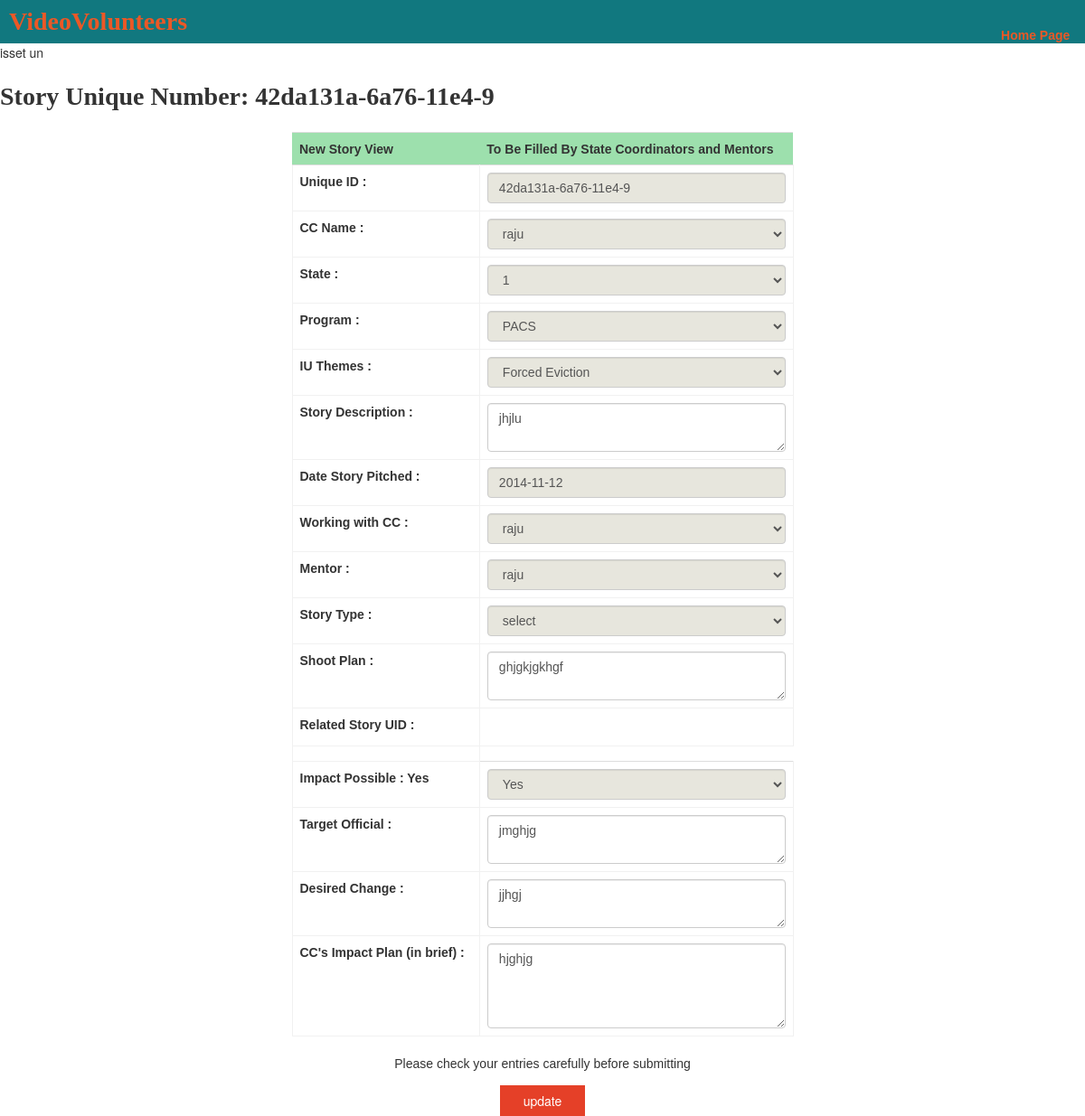
Screenshot of /newStoryView.php?un=42da131a-6a76-11e4-9 with the database file from the repository.
### tables this page shows
CREATE TABLE `tracker` (
  `UID` varchar(20) NOT NULL,
  `ccname` varchar(20) DEFAULT NULL,
  `state` varchar(20) DEFAULT NULL,
  `program` varchar(30) DEFAULT NULL,
  `iutheme` varchar(20) DEFAULT NULL,
  `description` varchar(200) DEFAULT NULL,
  `storydate` date DEFAULT NULL,
  `ccpair` varchar(30) DEFAULT NULL,
  `mentor` varchar(30) DEFAULT NULL,
  `storytype` varchar(20) DEFAULT NULL,
  `shootplan` varchar(500) DEFAULT NULL,
  `relateduid` varchar(20) DEFAULT NULL,
  `impactpossible` varchar(5) DEFAULT NULL,
  `targetofficial` varchar(30) DEFAULT NULL,
  `desiredchange` varchar(300) DEFAULT NULL,
  `impactplan` varchar(300) DEFAULT NULL,
  `impactfollowup` varchar(5) DEFAULT NULL,
  `impactfollowupnotes` varchar(300) DEFAULT NULL,
  `impactprocess` varchar(300) DEFAULT NULL,
  `impactstatus` varchar(20) DEFAULT NULL,
  `impactdate` date DEFAULT NULL,
  `screeningdone` varchar(5) DEFAULT NULL,
  `screeningheadcount` int(20) DEFAULT NULL,
  `screeningnotes` varchar(300) DEFAULT NULL,
  `officialinvolved` int(20) DEFAULT NULL,
  `officialsatscreening` int(20) DEFAULT NULL,
  `ofiicialscreeningnotes` varchar(300) DEFAULT NULL,
  `collaborations` varchar(300) DEFAULT NULL,
  `peopleinvolved` int(20) DEFAULT NULL,
  `peopleimpacted` int(20) DEFAULT NULL,
  `villagesimpacted` int(20) DEFAULT NULL,
  `videofoldertitle` varchar(100) DEFAULT NULL,
  `footageinstate` date DEFAULT NULL,
  `assignededitor` varchar(30) DEFAULT NULL,
  `footagefromstate` date DEFAULT NULL,
  `editedvideofromstate` date DEFAULT NULL,
  `editstatus` varchar(20) DEFAULT NULL,
  `footagereview` varchar(300) DEFAULT NULL,
  `roughcutreview` varchar(300) DEFAULT NULL,
  `footagerating` int(10) DEFAULT NULL,
  `paymentapproved` varchar(5) DEFAULT NULL,
  `roughcutdate` date DEFAULT NULL,
  `editdate` date DEFAULT NULL,
  `finalvideorating` int(10) DEFAULT NULL,
  `bonus` varchar(5) DEFAULT NULL,
  `youtubedate` date DEFAULT NULL,
  `youtubeurl` varchar(120) DEFAULT NULL,
  `iupublishdate` date DEFAULT NULL,
  `videotitle` varchar(30) DEFAULT NULL,
  `subtitleneeded` varchar(5) DEFAULT NULL,
  `secondaryiuissue` varchar(30) DEFAULT NULL,
  `subcategory` varchar(30) DEFAULT NULL,
  `project` varchar(30) DEFAULT NULL,
  `blognotes` varchar(50) DEFAULT NULL,
  `flag` varchar(20) DEFAULT NULL,
  `flagnotes` varchar(200) DEFAULT NULL,
  PRIMARY KEY (`UID`)
);

### model/dbcon.php (called while the page is built, shortened)
<?php
function dbopen(){
	$host="localhost";
	$username="root";
	$password="root";
	$db_name="videovol";
	$db= new mysqli($host, $username, $password, $db_name);
	return($db);
}
function getAsAssocArray($sql) {
	$db=dbopen();
	$result = mysqli_query($db, $sql);
	$data = mysqli_fetch_assoc($result);
	return $data;
}
?>

### model/StoryDB.php (called while the page is built, shortened)
<?php include_once('../model/dbcon.php');
function getStoryByUniqueNumber($un){
	$sql = "select UID,ccname,state,program,iutheme,description,storydate,ccpair,mentor,storytype,shootplan,impactpossible,targetofficial,desiredchange,impactplan from tracker where UID = '" . $un . "'";
return getAsAssocArray($sql);
}
?>

### public/newStoryView.php (the view, shortened to what this page needs)
<?php
include('header.php');
include_once("../model/StoryDB.php");
include_once("util.php");
if (isset($_GET['un'])) {
    $un = $_GET['un'];
	echo "isset un";
	$storyData = getStoryByUniqueNumber($un);
}
?>
<h1><?php if (isset($un)) echo "Story Unique Number: ". $un; ?></h1>
<body>
		<div class="col-md-12">
			<div class="col-md-3">
			</div>
			<div class="col-md-6" >
				<table class="table table-hover">
				<form name="creatStory-form" method="GET" action="index.php">
					<thead><tr><th>New Story View</th><th>To Be Filled By State Coordinators and Mentors</th><tr>
					<tr>
						<td valign="top"><label for="">Unique ID :</label>
						</td>
						<td>
							<input type="text" name="uniquenumber" class="form-control form-color"
<?php if (isset($storyData)) echo "value= \"" . $un . "\""; ?> placeholder="enter Unique ID here">
						</td>
					</tr>
					<tr>
						<td valign="top"><label for="">CC Name :</label>
						</td>
						<td>
							<select name="ccname" class="form-control form-color">
								<?php if(isset($storyData))
								{
								echo "<option value = '" . $storyData['ccname'] . "'>".$storyData['ccname']."</option>";
							    }
								else{
                    echo "<option value='1'>CCname</option>";
                         foreach(getNames() as $ccname)
                            echo '<option value="'.$ccname.'">'.$ccname.'
                    </option>';
                }
                        ?>
                </select>
						</td>
					</tr>
					<tr>
						<td valign="top"><label for="">State :</label>
						</td>
						<td>
							<select name="state" class="form-control form-color">
								<?php if(isset($storyData))
								{
								echo "<option value = '" . $storyData['state'] . "'>".$storyData['state']."</option>";
							    }
								else
								{
                   				 	echo "<option value='1'>State</option>";
								 	foreach(getstate() as $location)
									echo '<option value ="'.$location.'">'.$location.'
									</option>';
								}
							?>
						</select>
						</td>
					</tr>
					<tr>
						<td valign="top"><label for="">Program :</label>
						</td>
						<td>
							<select name="program" class="form-control form-color">
								<?php $value = $storyData['program']; ?>
													<option value="PACS"
									<?php if (strcmp($value, "PACS") == 0) echo " selected "; ?>
									   >PACS</option>
							</select>
						</td>
					</tr>
					<tr>
						<td valign="top"><label for="">IU Themes :</label>
						</td>
						<td>
							<select name = "iutheme"class="form-control form-color">
								<?php $theme = $storyData['iutheme']; ?>
								<option value="Forced Eviction"
									<?php if (strcmp($theme, "Forced Eviction") == 0) echo " selected "; ?>
									   >Forced Eviction</option>
							</select>
						</td>
					</tr>
					<tr>
						<td valign="top"><label for="">Story Description :</label>
						</td>
						<td>
							<textarea name="storydescription" class="form-control" rows="2" placeholder="One Line Description for Story Idea"><?php if (isset($storyData)) echo $storyData['description']; ?></textarea>
						</td>
					</tr>
					<tr>
						<td valign="top"><label for="">Date Story Pitched :</label>
						</td>
						<td>
							<input type="text" name="dateofstorypitched" id="dateStoryPitched" class="form-control form-color" <?php if (isset($storyData)) echo "value= \"" . $storyData['storydate'] . "\""; ?> placeholder="Select Date">
						</td>
					</tr>
					<tr>
						<td valign="top"><label for="">Working with CC :</label>
						</td>
						<td>
							<select name="ccpair" class="form-control form-color">
                    		<?php if(isset($storyData))
								{
								echo "<option value = '" . $storyData['ccpair'] . "'>".$storyData['ccpair']."</option>";
							    }
								else{
                    		echo "<option value='1'>CCpair</option>";
                        		 foreach(getNames() as $ccname)
                            echo '<option value="'.$ccname.'">'.$ccname.'
                    		</option>';
                    			}
                        	?>
                		</select>
						</td>
					</tr>
					<tr>
						<td valign="top"><label for="">Mentor :</label>
						</td>
						<td>
							<select name="mentor" class="form-control form-color">
                    		<?php if(isset($storyData))
								{
								echo "<option value = '" . $storyData['mentor'] . "'>".$storyData['mentor']."</option>";
							    }
								else
								{
                    				echo "<option value='1'>CCmentor</option>";
                        			foreach(getNames() as $ccname)
                            		echo '<option value="'.$ccname.'">'.$ccname.'
                    			</option>';
                    			}
                        ?>
                </select>
						</td>
					</tr>
					<tr>
						<td valign="top"><label for="">Story Type :</label>
						</td>
						<td>
							<select name="storytype" class="form-control form-color">
								<?php $type = $storyData['storytype']; ?>
								<option value="select"
								<?php if (strcmp($type, "select") == 0) echo "
								selected"; ?>
								>select</option>
							</select>
						</td>
					</tr>
					<tr>
						<td valign="top"><label for="">Shoot Plan :</label>
						</td>
						<td>
							<textarea name = "shootplan"class="form-control" rows="2" placeholder="Shoot Plan"><?php if(isset($storyData)) echo $storyData['shootplan'] ; ?></textarea>
						</td>
					</tr>
					<tr>
						<td valign="top"><label for="">Related Story UID :</label>
						</td>
						<td>
						</td>
					</tr>
					<tr>
						<td>
							<?php yesNoSelect('Impact Possible', 'impactpossible', $storyData['impactpossible']);?>
						</td>
					</tr>
					<tr>
						<td valign="top"><label for="">Target Official :</label>
						</td>
						<td>
							<textarea name="targetofficial"class="form-control" rows="2" placeholder="One Line Description for Target Official"><?php if(isset($storyData)) echo  $storyData['targetofficial'] ; ?></textarea>
						</td>
					</tr>
					<tr>
						<td valign="top"><label for="">Desired Change :</label>
						</td>
						<td>
							<textarea name = "desiredchange"class="form-control" rows="2" placeholder="One Line Description for Desired Change"><?php if(isset($storyData)) echo $storyData['desiredchange']; ?></textarea>
						</td>
					</tr>
					<tr>
						<td valign="top"><label for="">CC's Impact Plan (in brief) :</label>
						</td>
						<td>
							<textarea name = "impactplan"class="form-control" rows="4" placeholder="CC's Impact Plan (in brief)"><?php if(isset($storyData)) echo  $storyData['impactplan'] ; ?></textarea>
						</td>
					</tr>
				</table>
				<div style="text-align: center">
		<div><p>Please check your entries carefully before submitting</p></div>
		<div style="text-align: center"><input type="submit" name="action" value= <?php if (isset($_GET['un'])) echo "update"; else echo "add"; ?> class="button button-rounded button-flat-caution"></div>
	</div>
			</div>
		</div>
</body>

### public/util.php (shortened to what this page needs)
<?php
function yesNoSelect($label, $column, $value) {
	echo "<tr><td valign='top'><label for='" . $column . "'>" .
		$label . " : " . $value . "</label></td>" .
		"<td><select name='" . $column . "' class='form-control form-color'> ";
	echo "<option value = 'Yes'";
	if($value == "Yes")
		echo " selected";
	echo ">Yes</option>";
	echo "
		<br><label id='seqHint' style='color: red; font-style: italic;'></label>
		</td>
		</tr>";
}
?>

### public/main.css (style rules this page uses)
* { font-family: Helvetica; }
h1 { font-family: Georgia; }
th { background-color:#9de0ad; }
td { border:1px solid #f1f1f1 ; }

### public/buttons/css/buttons.css (style rules this page uses)
.button { -webkit-box-shadow: inset 0px 1px 0px rgba(255, 255, 255, 0.5), 0px 1px 2px rgba(0, 0, 0, 0.15); -moz-box-shadow: inset 0px 1px 0px rgba(255, 255, 255, 0.5), 0px 1px 2px rgba(0, 0, 0, 0.15); box-shadow: inset 0px 1px 0px rgba(255, 255, 255, 0.5), 0px 1px 2px rgba(0, 0, 0, 0.15); background-color: #eeeeee; background: -webkit-gradient(linear, 50% 0%, 50% 100%, color-stop(0%, #fbfbfb), color-stop(100%, #e1e1e1)); background: -webkit-linear-gradient(top, #fbfbfb, #e1e1e1); background: -moz-linear-gradient(top, #fbfbfb, #e1e1e1); background: -o-linear-gradient(top, #fbfbfb, #e1e1e1); background: linear-gradient(top, #fbfbfb, #e1e1e1); display: -moz-inline-stack; display: inline-block; vertical-align: middle; *vertical-align: auto; zoom: 1; *display: inline; border: 1px solid #d4d4d4; height: 32px; line-height: 32px; padding: 0px 25.6px; font-weight: 300; font-size: 14px; font-family: "Helvetica Neue Light", "Helvetica Neue", "Helvetica", "Arial", "Lucida Grande", sans-serif; color: #666666; text-shadow: 0 1px 1px white; margin: 0; text-decoration: none; text-align: center; }
input.button, button.button { height: 34px; cursor: pointer; -webkit-appearance: none; }
.button-flat-caution { -webkit-box-shadow: none; -moz-box-shadow: none; box-shadow: none; -webkit-transition-property: background; -moz-transition-property: background; -o-transition-property: background; transition-property: background; -webkit-transition-duration: 0.3s; -moz-transition-duration: 0.3s; -o-transition-duration: 0.3s; transition-duration: 0.3s; background: #e54028; color: white; text-shadow: none; border: none; }

### public/header.php (style rules this page uses)
.form-color { background-color:#e7e6dd; }

### rows the page displays
tracker: ccname "raju", state "1", program "PACS", iutheme "Forced Eviction", storydescription "jhjlu", dateofstorypitched "2014-11-12", ccpair "raju", mentor "raju", shootplan "ghjgkjgkhgf", impactpossible "Yes", targetofficial "jmghjg", desiredchange "jjhgj", impactplan "hjghjg"

### other values shown
$un "42da131a-6a76-11e4-9"
$label "Impact Possible"
